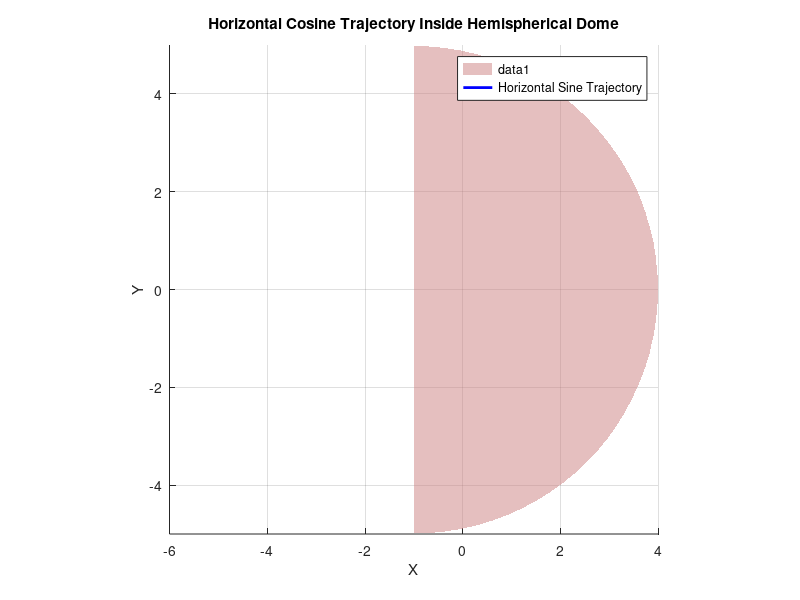

Write the MATLAB code that produced this figure.

close all;
% Parameters
r = 5;             % Radius of the hemisphere
offset = -1;       % Offset for the dome center along the x-axis
n_points = 100;    % Number of points for the trajectory
z_level = r / 2;   % Set a constant z-level for the horizontal trajectory within the dome

% Create mesh grid for the hemispherical dome (theta, phi)
theta = linspace(0, 2*pi, 50);    % Azimuth angle
phi = linspace(0, pi/2, 25);      % Elevation angle (upper half only)
[Theta, Phi] = meshgrid(theta, phi);

% Parametric equations for the hemisphere in Cartesian coordinates
X_dome = r * cos(Phi) + offset;
Y_dome = r * sin(Phi) .* cos(Theta);
Z_dome = r * sin(Phi) .* sin(Theta);

% Create a horizontal cosine trajectory along the y-axis at z = z_level
x_traj =  ones(1, n_points);                 % Keep x constant
y_traj = (linspace(-r/2, r/8, n_points));                  % Vary y across the dome
z_traj = z_level+sin( 2*pi * y_traj / r);   % Sine wave along y-axis

% Plot the hemispherical dome
figure;
hold on;
surf(X_dome, Y_dome, Z_dome, 'FaceColor', [0.8, 0.5, 0.5], 'EdgeColor', 'none', 'FaceAlpha', 0.5);

% Plot the horizontal cosine trajectory inside the dome along y-axis
plot3(x_traj, y_traj, z_traj, 'b', 'LineWidth', 2, 'DisplayName', 'Horizontal Sine Trajectory');

% Additional plot settings
xlabel('X');
ylabel('Y');
zlabel('Z');
title('Horizontal Cosine Trajectory Inside Hemispherical Dome');
axis equal;
xlim([-r+offset, r+offset]);
ylim([-r, r]);
zlim([0, r]);

% Show legend and grid
legend('show');
grid on;
hold off;
